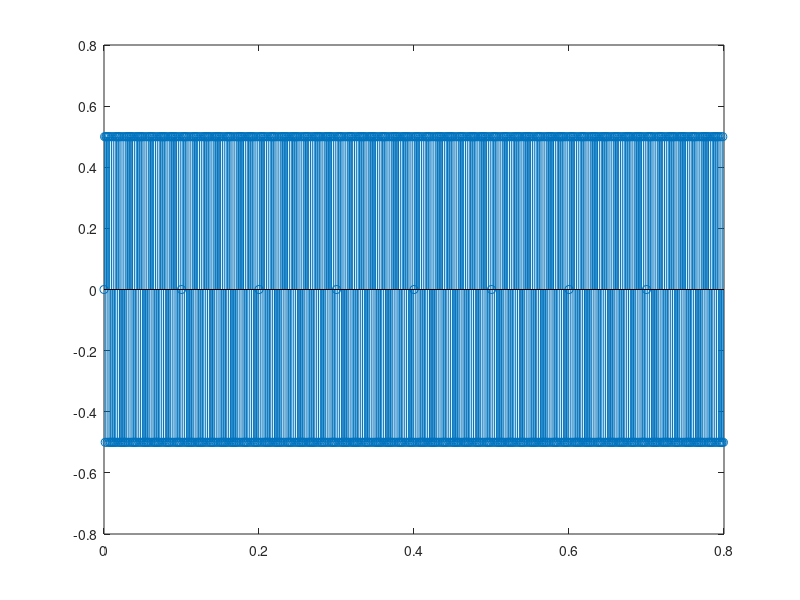

MATLAB code for this plot:
clear all;
% Write code to amplify (50x) and clip a sine wave 
% at amplitude 0.5 and -0.5
N = 1000;
t = linspace(0, (N-1)/1250, 1000);
x = sin(2*pi*440*t);
x = x';
y = 50*x;
y(y < -0.5) = -0.5;
y(y > 0.5) = 0.5;
s = y;
stem(t,s)